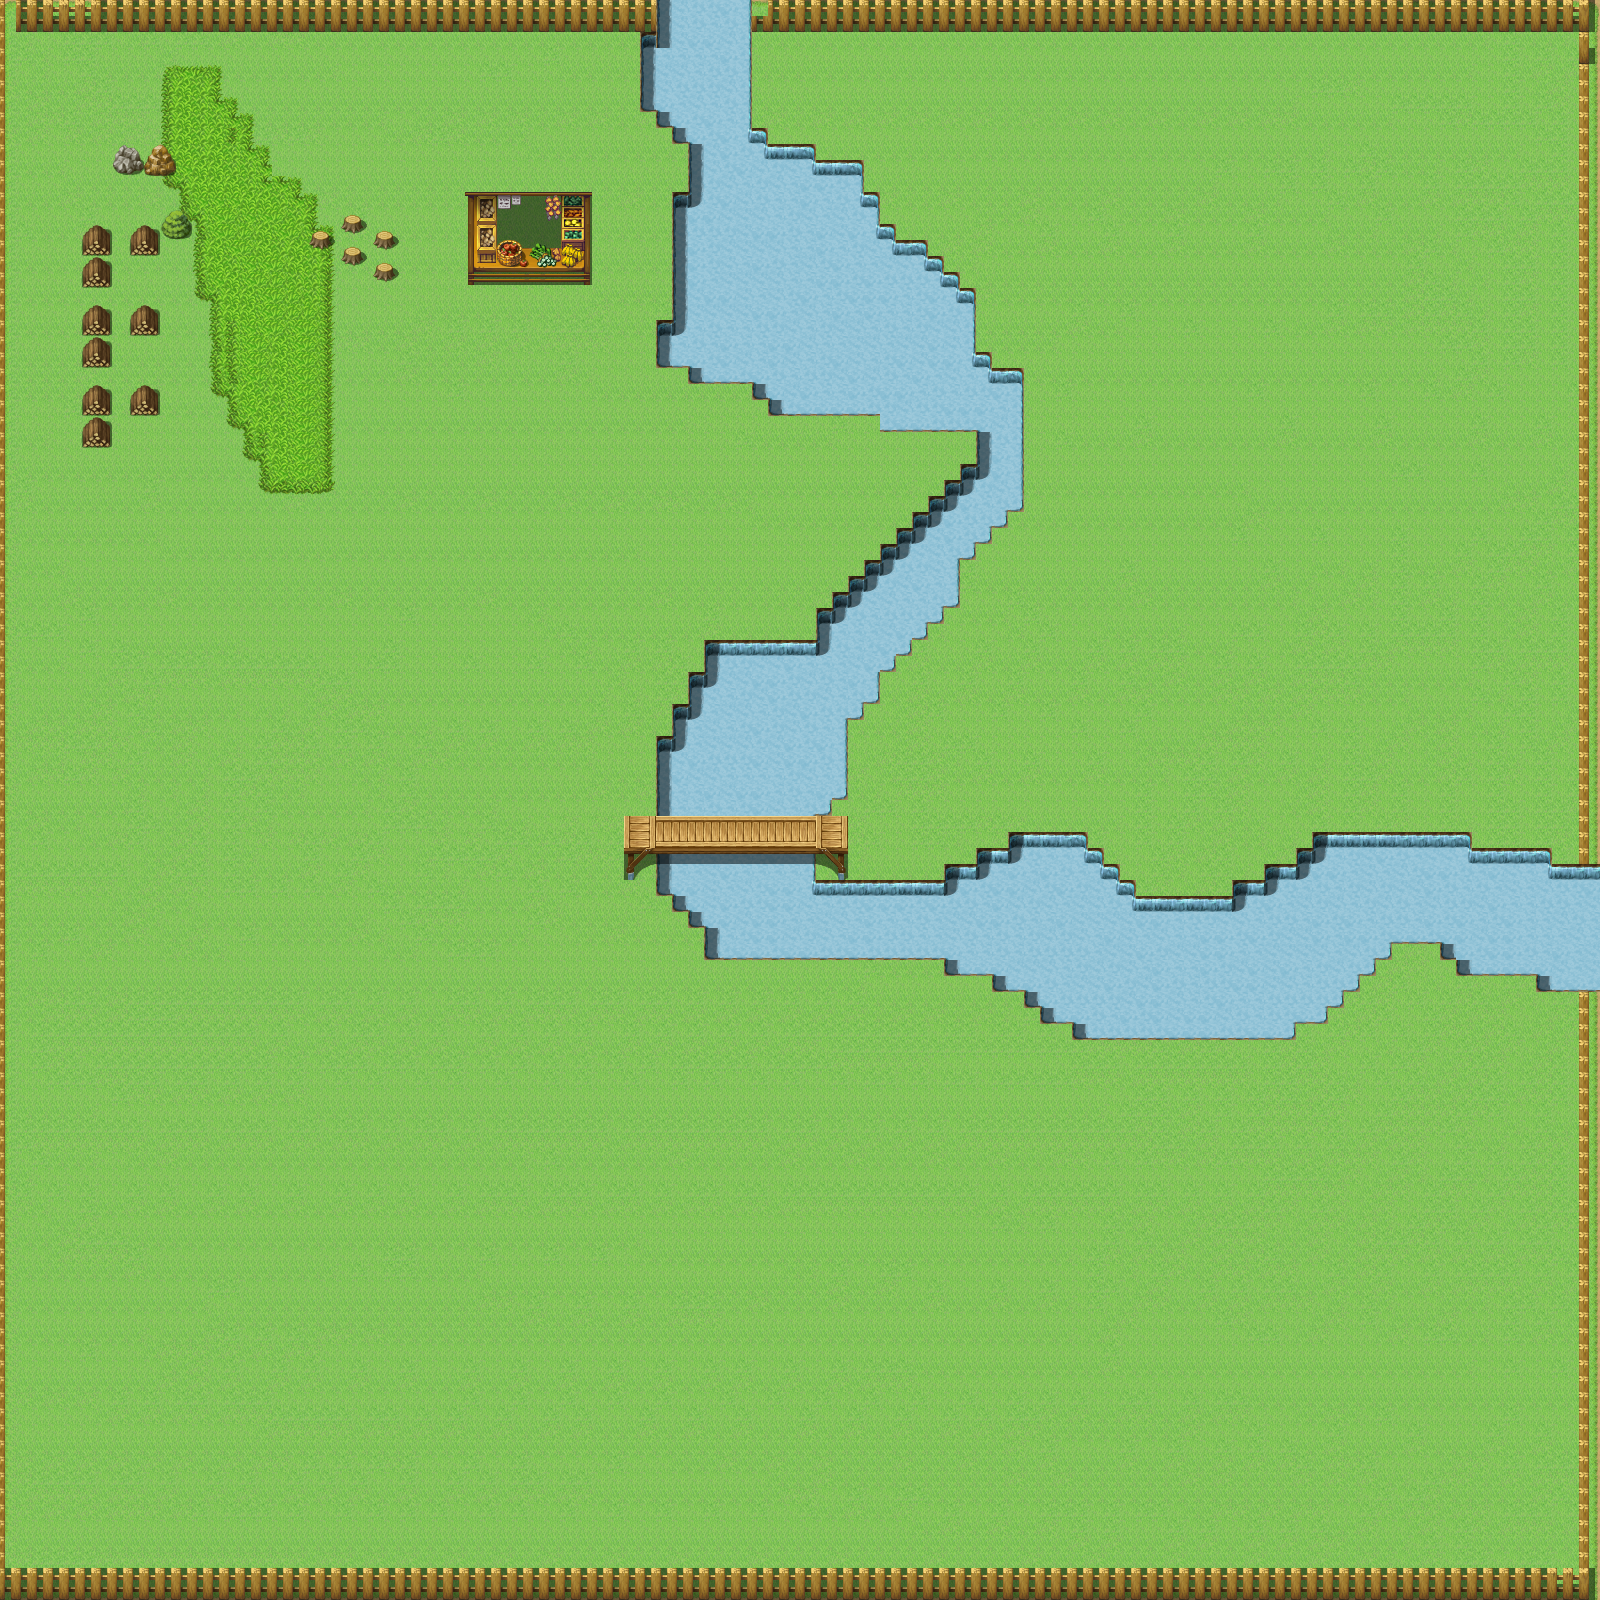

A level layout from a 2D game, rendered from its tile map. Below: a short description, then the map file with tile-grid data replaced by summaries:
An orthogonal 100x100 tile map with 16x16 px tiles, 8 tile layers (Ground, QuiTue, Decoration, Collision, ...) and 12 objects (9x coin, spawnpoint, sheep, littleDragon).

<map version="1.0" orientation="orthogonal" renderorder="right-down" width="100" height="100" tilewidth="16" tileheight="16" nextobjectid="65">
 <tileset firstgid="1" name="tiles" tilewidth="16" tileheight="16">
  <image source="../Textures/tiles.png" trans="ff00ff" width="1024" height="2016" />
 </tileset>
 <layer name="Ground" width="100" height="100">
  <data>[10000 cells, 10000 non-empty, 18 distinct tile ids]</data>
 </layer>
 <layer name="QuiTue" width="100" height="100">
  <data>[10000 cells, 1044 non-empty, 21 distinct tile ids]</data>
 </layer>
 <layer name="Decoration" width="100" height="100">
  <data>[10000 cells, 145 non-empty, 40 distinct tile ids]</data>
 </layer>
 <layer name="Collision" width="100" height="100">
  <data>[10000 cells, 788 non-empty, 84 distinct tile ids]</data>
 </layer>
 <layer name="Deco_col" width="100" height="100">
  <data>[10000 cells, 0 non-empty, 0 distinct tile ids]</data>
 </layer>
 <layer name="Foreground" width="100" height="100">
  <data>[10000 cells, 0 non-empty, 0 distinct tile ids]</data>
 </layer>
 <layer name="Deco_fg" width="100" height="100">
  <data>[10000 cells, 0 non-empty, 0 distinct tile ids]</data>
 </layer>
 <layer name="Cloud" width="100" height="100">
  <data>[10000 cells, 40 non-empty, 3 distinct tile ids]</data>
 </layer>
 <objectgroup name="objs">
  <object id="30" name="spawnpoint" x="496" y="320" width="32" height="32" />
  <object id="45" name="coin" x="272" y="160" width="32" height="32" />
  <object id="46" name="coin" x="384" y="144" width="32" height="32" />
  <object id="48" name="coin" x="144" y="288" width="32" height="32" />
  <object id="50" name="coin" x="144" y="544" width="32" height="32" />
  <object id="51" name="coin" x="64" y="416" width="32" height="32" />
  <object id="52" name="coin" x="256" y="384" width="32" height="32" />
  <object id="57" name="coin" x="576" y="368" width="32" height="32" />
  <object id="61" name="coin" x="384" y="208" width="32" height="32" />
  <object id="62" name="coin" x="528" y="128" width="32" height="32" />
  <object id="63" name="sheep" x="233" y="320" width="30" height="27" />
  <object id="64" name="littleDragon" x="409" y="427" width="27" height="27" />
 </objectgroup>
</map>
